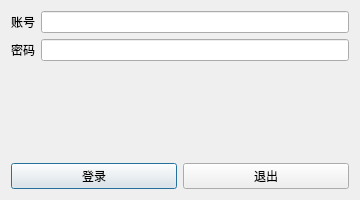
<?xml version="1.0" encoding="UTF-8"?>
<ui version="4.0">
 <class>LoginDialog</class>
 <widget class="QDialog" name="LoginDialog">
  <property name="windowTitle"><string>自习室预约系统 - 登录</string></property>
  <property name="minimumSize"><size><width>360</width><height>200</height></size></property>
  <layout class="QVBoxLayout" name="verticalLayout">
   <item><layout class="QFormLayout" name="formLayout">
    <item row="0" column="0"><widget class="QLabel" name="accountLabel"><property name="text"><string>账号</string></property></widget></item>
    <item row="0" column="1"><widget class="QLineEdit" name="accountEdit"/></item>
    <item row="1" column="0"><widget class="QLabel" name="passwordLabel"><property name="text"><string>密码</string></property></widget></item>
    <item row="1" column="1"><widget class="QLineEdit" name="passwordEdit"><property name="echoMode"><enum>QLineEdit::Password</enum></property></widget></item>
   </layout></item>
   <item><widget class="QLabel" name="messageLabel"><property name="text"><string/></property></widget></item>
   <item><layout class="QHBoxLayout" name="buttonLayout">
    <item><widget class="QPushButton" name="loginButton"><property name="text"><string>登录</string></property></widget></item>
    <item><widget class="QPushButton" name="exitButton"><property name="text"><string>退出</string></property></widget></item>
   </layout></item>
  </layout>
 </widget>
 <tabstops><tabstop>accountEdit</tabstop><tabstop>passwordEdit</tabstop><tabstop>loginButton</tabstop><tabstop>exitButton</tabstop></tabstops>
 <resources/>
 <connections/>
</ui>
